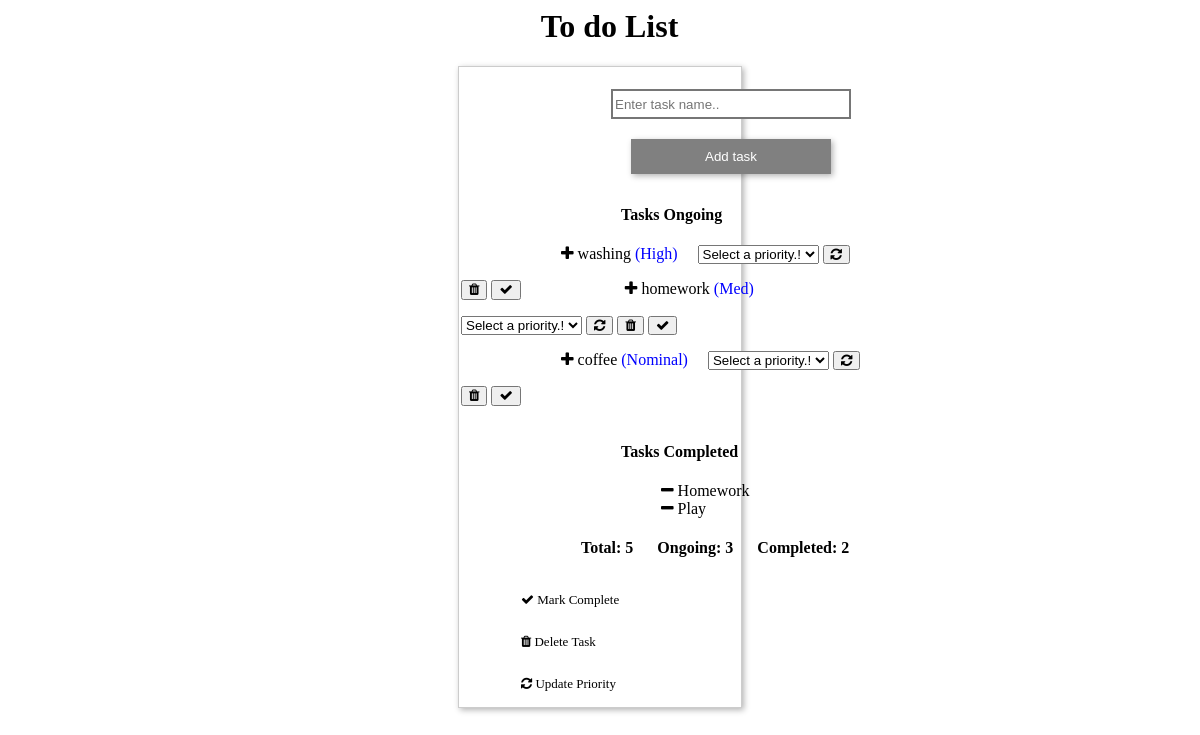
Before: / with the older database file.
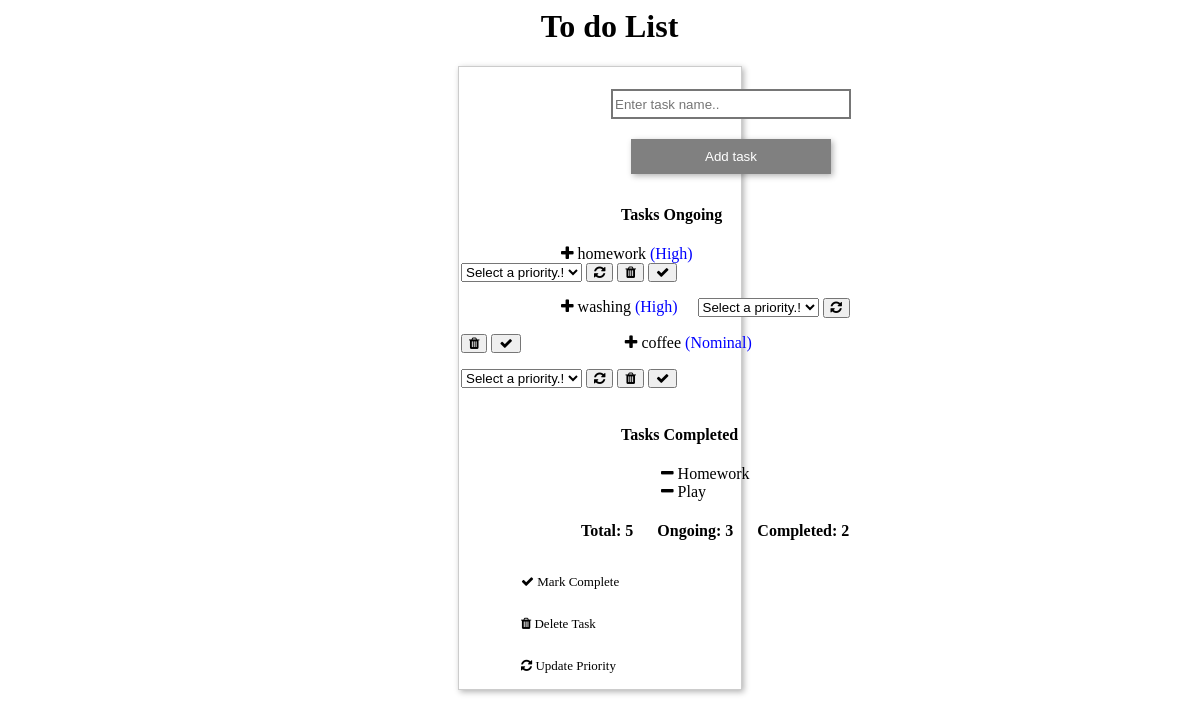
After: the same page with the newer database file.
### tables this page shows
CREATE TABLE tasks (
                        task_number VARCHAR(10) PRIMARY KEY,
                        task_name   VARCHAR (255) NOT NULL,
                        task_status VARCHAR (30),
                        task_priority VARCHAR (30)
                      );

### db/SQLiteConnection.php (called while the page is built, shortened)
<?php
class SQLiteConnection {
    private $pdo;
    public function connect() {
        if ($this->pdo == null) {
            try {
                $this->pdo = new \PDO("sqlite:" . Config::PATH_TO_SQLITE_FILE);
             } catch (\PDOException $e) {
                echo "failed";
             }
        }
        return $this->pdo;
    }
}

### db/SQLiteSelect.php (called while the page is built, shortened)
<?php
class SQLiteSelect {
    private $pdo;
    public function __construct($pdo) {
        $this->pdo = $pdo;
    }
    public function getTasks() {
        $sql = "SELECT * FROM tasks ORDER BY task_priority, task_name";
        $stmt = $this->pdo->prepare($sql);
        $stmt->execute();
        $result =  $stmt->fetchAll(\PDO::FETCH_ASSOC);
        return $result;
    }
}

### index.php (the view, shortened to what this page needs)
<?php
$select = new SQLiteSelect((new SQLiteConnection())->connect());
$tasks = $select->getTasks();
?>
<html>
    <head>
    <link rel="stylesheet" href="./assets/css/index.css">
    <link rel="stylesheet" href="https://cdnjs.cloudflare.com/ajax/libs/font-awesome/4.7.0/css/font-awesome.min.css">
    <h1>To do List</h1>
    </head>
        <article class = "card">
            <div class="text">
                <form action="addTask.php" method="post">
                    <input required type = "text" placeholder="Enter task name.." name="task" id = "task" maxlength="30" class = "task"/>
                    <br/>
                    <input type="submit" class = "button" value = "Add task" />
                </form>
                <h4>Tasks Ongoing</h4>
                <?php
                    $index = 0;
                    $inProgressCount = 0;
                    while(!empty($tasks[$index])) {
                        if ($tasks[$index]['task_status'] == 'In Progress'){
                            $inProgressCount++;
                ?>
                <div class="content-div">
                    <label class="label">
                    <i class="fa fa-plus"></i>
                        <?php echo $tasks[$index]['task_name'];?>
                    </label>
                    <label class="label-priority">
                        (<?php echo $tasks[$index]['task_priority'];?>)
                    </label>
                </div>
                <div class="content-div2">
                <form action="updatePriority.php" method="post">
                <select name="priority" id="priority">
                        <option value="" disabled selected>Select a priority.!</option>
                    </select>
                    <button>
                    <i class="fa fa-refresh"></i>
                    </button>
                    </form>
                </div>
                <div class="content-div2">
                    <form action="deleteTask.php" method="post">
                        <button>
                        <i class="fa fa-trash"></i>
                        </button>
                    </form>
                </div>
                <div class="content-div3">
                <form action="updateTask.php" method="post">
                    <button>
                    <i class="fa fa-check"></i>
                    </button>
                    </form>
                </div>
                <?php
                }
                $index++;
            }?>
            <h4>Tasks Completed</h4>
                <?php
                    $index = 0;
                    $completedCount = 0;
                    while(!empty($tasks[$index])) {
                        if ($tasks[$index]['task_status'] == 'Completed'){
                            $completedCount++;
                ?>
                <div class="content-div">
                    <label class="label2">
                    <i class="fa fa-minus"></i>
                        <?php echo $tasks[$index]['task_name'];?>
                    </label>
                </div>
                <?php
                }
                $index++;
            }?>
            <br/>
            <div class="total-content1">
                <h4 class = "count">Total: <?php echo $inProgressCount + $completedCount ?></h4>
            </div>
            <div class="total-content2">
                <h4 class = "count">Ongoing: <?php echo $inProgressCount ?></h4>
            </div>
            <div class="total-content3">
                <h4 class = "count">Completed: <?php echo $completedCount ?></h4>
            </div>
            </div>
            <br/>
                <div class="icon-help">
                    <p> <i class="fa fa-check"></i> Mark Complete </p>
                </div>
                <div class="icon-help">
                    <p> <i class="fa fa-trash"></i> Delete Task </p>
                </div>
                <div class="icon-help">
                    <p> <i class="fa fa-refresh"></i> Update Priority </p>
                </div>
        </article>
</html>

### assets/css/index.css (style rules this page uses)
h1 { margin-left: 45%; }
h4 { margin-left: 40%; }
.count { margin-left: 20px; }
.card { flex: 0 0 220px; padding: 2px; display: flex; flex-wrap: wrap; margin-left: 450px; margin-right: 450px; border: 1px solid #ccc; box-shadow: 2px 2px 6px 0px rgba(0, 0, 0, 0.3); }
.card .text { margin-top: 20px; }
.button { background: gray; border: 0; margin-top: 20px; margin-bottom: 10px; margin-left: 170px; color: white; padding: 10px; width: 200px; box-shadow: 2px 2px 6px 0px rgba(0, 0, 0, 0.3); }
.task { border-style: solid; margin-left: 150px; margin-right: 10px; width: 240px; height: 30px; }
.label { margin-left: 100px; }
.label2 { margin-left: 200px; }
.content-div { display: inline-block; }
.total-content1 { display: inline-block; margin-left: 100px; }
.content-div2, .content-div1, .total-content2, .content-div3, .total-content3 { display: inline-block; }
.icon-help { display: inline-block; margin-left: 60px; }
p { font-size: small; }
.label-priority { color: blue; }

Changed rows visible on the page:
changed tasks "homework": task_name "washing" → "homework"; task_name "homework" → "washing"; task_priority "Med" → "High"
